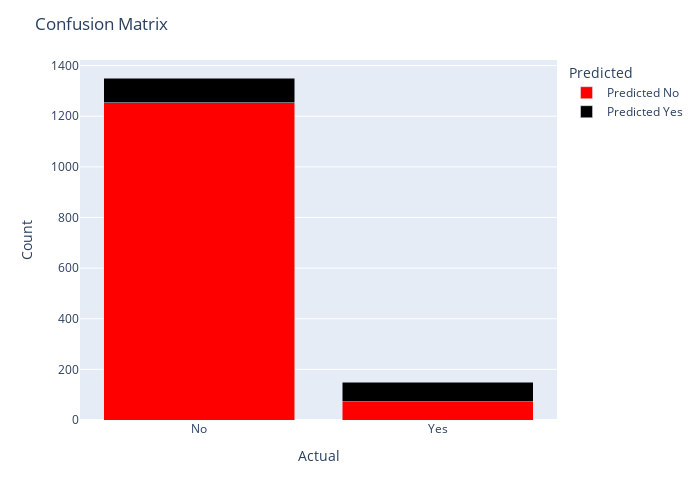

Notebook source saved alongside this figure:
### Code cell
fig = px.bar(df_cm2, barmode='stack', color_discrete_map={'Predicted No': 'red', 'Predicted Yes': 'black'})

fig.update_layout(
    title='Confusion Matrix',
    xaxis=dict(title='Actual'),
    yaxis=dict(title='Count'),
    xaxis_categoryorder='array',
    xaxis_categoryarray=['No', 'Yes'],
    legend=dict(title='Predicted'),
    hovermode='x',
    height=500,
    width=700
)

fig.show()

### Figure 1 — Plotly figure (JSON) as saved in the notebook; plotly's stock layout.template omitted (floating-point values rounded to 4 significant figures)
{"data": [{"alignmentgroup": "True", "hovertemplate": "variable=Predicted No<br>index=%{x}<br>value=%{y}<extra></extra>", "legendgroup": "Predicted No", "marker": {"color": "red", "pattern": {"shape": ""}}, "name": "Predicted No", "offsetgroup": "Predicted No", "orientation": "v", "showlegend": true, "textposition": "auto", "type": "bar", "x": ["No", "Yes"], "xaxis": "x", "y": [1254, 73], "yaxis": "y"}, {"alignmentgroup": "True", "hovertemplate": "variable=Predicted Yes<br>index=%{x}<br>value=%{y}<extra></extra>", "legendgroup": "Predicted Yes", "marker": {"color": "black", "pattern": {"shape": ""}}, "name": "Predicted Yes", "offsetgroup": "Predicted Yes", "orientation": "v", "showlegend": true, "textposition": "auto", "type": "bar", "x": ["No", "Yes"], "xaxis": "x", "y": [97, 76], "yaxis": "y"}], "layout": {"barmode": "stack", "height": 500, "hovermode": "x", "legend": {"title": {"text": "Predicted"}, "tracegroupgap": 0}, "margin": {"t": 60}, "title": {"text": "Confusion Matrix"}, "width": 700, "xaxis": {"anchor": "y", "categoryarray": ["No", "Yes"], "categoryorder": "array", "domain": [0, 1], "title": {"text": "Actual"}}, "yaxis": {"anchor": "x", "domain": [0, 1], "title": {"text": "Count"}}}}
